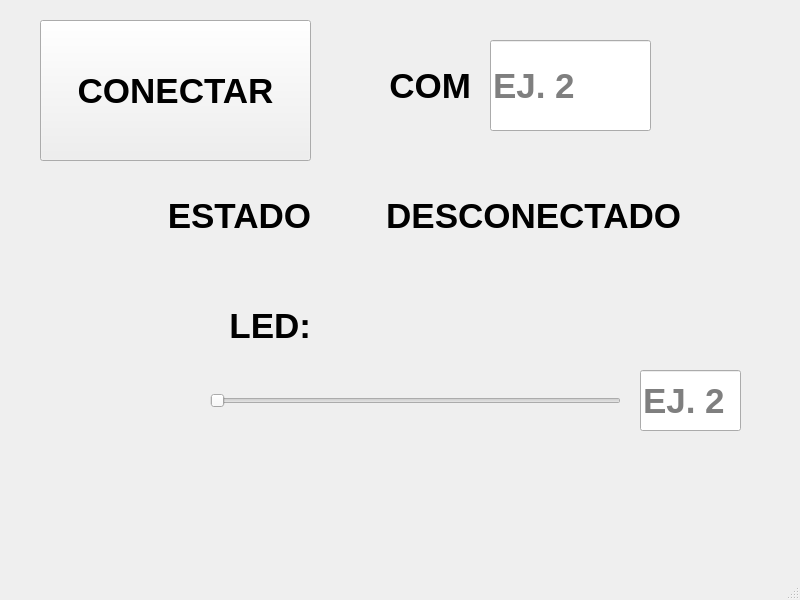
<?xml version="1.0" encoding="UTF-8"?>
<ui version="4.0">
 <class>MainWindow</class>
 <widget class="QMainWindow" name="MainWindow">
  <property name="geometry">
   <rect>
    <x>0</x>
    <y>0</y>
    <width>800</width>
    <height>600</height>
   </rect>
  </property>
  <property name="windowTitle">
   <string>MainWindow</string>
  </property>
  <widget class="QWidget" name="centralwidget">
   <widget class="QLabel" name="label">
    <property name="geometry">
     <rect>
      <x>330</x>
      <y>50</y>
      <width>141</width>
      <height>71</height>
     </rect>
    </property>
    <property name="font">
     <font>
      <pointsize>26</pointsize>
      <weight>75</weight>
      <bold>true</bold>
     </font>
    </property>
    <property name="layoutDirection">
     <enum>Qt::LeftToRight</enum>
    </property>
    <property name="text">
     <string>COM</string>
    </property>
    <property name="alignment">
     <set>Qt::AlignRight|Qt::AlignTrailing|Qt::AlignVCenter</set>
    </property>
   </widget>
   <widget class="QPushButton" name="btn_conexion">
    <property name="geometry">
     <rect>
      <x>40</x>
      <y>20</y>
      <width>271</width>
      <height>141</height>
     </rect>
    </property>
    <property name="font">
     <font>
      <pointsize>26</pointsize>
      <weight>75</weight>
      <bold>true</bold>
     </font>
    </property>
    <property name="text">
     <string>CONECTAR</string>
    </property>
   </widget>
   <widget class="QLineEdit" name="txt_com">
    <property name="geometry">
     <rect>
      <x>490</x>
      <y>40</y>
      <width>161</width>
      <height>91</height>
     </rect>
    </property>
    <property name="font">
     <font>
      <pointsize>26</pointsize>
      <weight>75</weight>
      <bold>true</bold>
     </font>
    </property>
    <property name="placeholderText">
     <string>EJ. 2</string>
    </property>
   </widget>
   <widget class="QLabel" name="label_2">
    <property name="geometry">
     <rect>
      <x>40</x>
      <y>180</y>
      <width>271</width>
      <height>71</height>
     </rect>
    </property>
    <property name="font">
     <font>
      <pointsize>26</pointsize>
      <weight>75</weight>
      <bold>true</bold>
     </font>
    </property>
    <property name="layoutDirection">
     <enum>Qt::LeftToRight</enum>
    </property>
    <property name="text">
     <string>ESTADO</string>
    </property>
    <property name="alignment">
     <set>Qt::AlignRight|Qt::AlignTrailing|Qt::AlignVCenter</set>
    </property>
   </widget>
   <widget class="QLabel" name="txt_estado">
    <property name="geometry">
     <rect>
      <x>330</x>
      <y>180</y>
      <width>351</width>
      <height>71</height>
     </rect>
    </property>
    <property name="font">
     <font>
      <pointsize>26</pointsize>
      <weight>75</weight>
      <bold>true</bold>
     </font>
    </property>
    <property name="layoutDirection">
     <enum>Qt::LeftToRight</enum>
    </property>
    <property name="text">
     <string>DESCONECTADO</string>
    </property>
    <property name="alignment">
     <set>Qt::AlignRight|Qt::AlignTrailing|Qt::AlignVCenter</set>
    </property>
   </widget>
   <widget class="QLabel" name="label_3">
    <property name="geometry">
     <rect>
      <x>40</x>
      <y>290</y>
      <width>271</width>
      <height>71</height>
     </rect>
    </property>
    <property name="font">
     <font>
      <pointsize>26</pointsize>
      <weight>75</weight>
      <bold>true</bold>
     </font>
    </property>
    <property name="layoutDirection">
     <enum>Qt::LeftToRight</enum>
    </property>
    <property name="text">
     <string>LED:</string>
    </property>
    <property name="alignment">
     <set>Qt::AlignRight|Qt::AlignTrailing|Qt::AlignVCenter</set>
    </property>
   </widget>
   <widget class="QSlider" name="valorPWM">
    <property name="geometry">
     <rect>
      <x>210</x>
      <y>380</y>
      <width>411</width>
      <height>41</height>
     </rect>
    </property>
    <property name="orientation">
     <enum>Qt::Horizontal</enum>
    </property>
   </widget>
   <widget class="QLineEdit" name="txt_valorPWM">
    <property name="geometry">
     <rect>
      <x>640</x>
      <y>370</y>
      <width>101</width>
      <height>61</height>
     </rect>
    </property>
    <property name="font">
     <font>
      <pointsize>26</pointsize>
      <weight>75</weight>
      <bold>true</bold>
     </font>
    </property>
    <property name="placeholderText">
     <string>EJ. 2</string>
    </property>
   </widget>
  </widget>
  <widget class="QMenuBar" name="menubar">
   <property name="geometry">
    <rect>
     <x>0</x>
     <y>0</y>
     <width>800</width>
     <height>22</height>
    </rect>
   </property>
  </widget>
  <widget class="QStatusBar" name="statusbar"/>
 </widget>
 <resources/>
 <connections/>
</ui>
